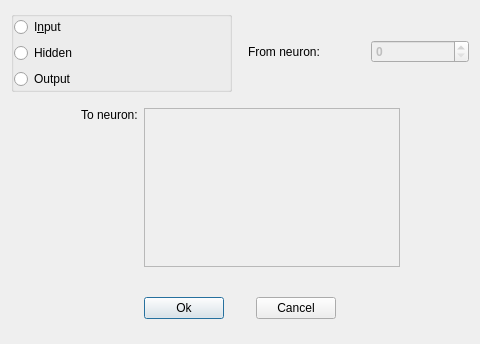
<?xml version="1.0" encoding="UTF-8"?>
<ui version="4.0">
 <class>selectSynapseDialog</class>
 <widget class="QDialog" name="selectSynapseDialog">
  <property name="geometry">
   <rect>
    <x>0</x>
    <y>0</y>
    <width>480</width>
    <height>344</height>
   </rect>
  </property>
  <property name="windowTitle">
   <string>select Synapse</string>
  </property>
  <layout class="QGridLayout">
   <property name="spacing">
    <number>16</number>
   </property>
   <item row="0" column="1">
    <layout class="QHBoxLayout">
     <property name="spacing">
      <number>24</number>
     </property>
     <property name="leftMargin">
      <number>0</number>
     </property>
     <property name="topMargin">
      <number>0</number>
     </property>
     <property name="rightMargin">
      <number>0</number>
     </property>
     <property name="bottomMargin">
      <number>0</number>
     </property>
     <item>
      <widget class="QLabel" name="fromNeuronLabel">
       <property name="text">
        <string>From neuron:</string>
       </property>
       <property name="wordWrap">
        <bool>false</bool>
       </property>
      </widget>
     </item>
     <item>
      <widget class="QSpinBox" name="SpinBoxFrom">
       <property name="enabled">
        <bool>false</bool>
       </property>
       <property name="font">
        <font>
         <weight>75</weight>
         <bold>true</bold>
        </font>
       </property>
       <property name="minimum">
        <number>0</number>
       </property>
       <property name="maximum">
        <number>999</number>
       </property>
       <property name="value">
        <number>0</number>
       </property>
      </widget>
     </item>
    </layout>
   </item>
   <item row="1" column="0" colspan="2">
    <layout class="QHBoxLayout">
     <property name="leftMargin">
      <number>0</number>
     </property>
     <property name="topMargin">
      <number>0</number>
     </property>
     <property name="rightMargin">
      <number>0</number>
     </property>
     <property name="bottomMargin">
      <number>0</number>
     </property>
     <item>
      <spacer name="spacer4">
       <property name="orientation">
        <enum>Qt::Horizontal</enum>
       </property>
       <property name="sizeType">
        <enum>QSizePolicy::Expanding</enum>
       </property>
       <property name="sizeHint" stdset="0">
        <size>
         <width>40</width>
         <height>20</height>
        </size>
       </property>
      </spacer>
     </item>
     <item>
      <layout class="QHBoxLayout">
       <property name="leftMargin">
        <number>0</number>
       </property>
       <property name="topMargin">
        <number>0</number>
       </property>
       <property name="rightMargin">
        <number>0</number>
       </property>
       <property name="bottomMargin">
        <number>0</number>
       </property>
       <item>
        <widget class="QLabel" name="toNeuronLabel">
         <property name="text">
          <string>To neuron:</string>
         </property>
         <property name="alignment">
          <set>Qt::AlignTop</set>
         </property>
         <property name="wordWrap">
          <bool>false</bool>
         </property>
        </widget>
       </item>
       <item>
        <widget class="QListWidget" name="ListBoxTo">
         <property name="enabled">
          <bool>false</bool>
         </property>
        </widget>
       </item>
      </layout>
     </item>
     <item>
      <spacer name="spacer3">
       <property name="orientation">
        <enum>Qt::Horizontal</enum>
       </property>
       <property name="sizeType">
        <enum>QSizePolicy::Expanding</enum>
       </property>
       <property name="sizeHint" stdset="0">
        <size>
         <width>40</width>
         <height>20</height>
        </size>
       </property>
      </spacer>
     </item>
    </layout>
   </item>
   <item row="2" column="0" colspan="2">
    <layout class="QHBoxLayout">
     <property name="spacing">
      <number>32</number>
     </property>
     <property name="leftMargin">
      <number>14</number>
     </property>
     <property name="topMargin">
      <number>14</number>
     </property>
     <property name="rightMargin">
      <number>14</number>
     </property>
     <property name="bottomMargin">
      <number>14</number>
     </property>
     <item>
      <spacer name="spacer1">
       <property name="orientation">
        <enum>Qt::Horizontal</enum>
       </property>
       <property name="sizeType">
        <enum>QSizePolicy::Expanding</enum>
       </property>
       <property name="sizeHint" stdset="0">
        <size>
         <width>40</width>
         <height>20</height>
        </size>
       </property>
      </spacer>
     </item>
     <item>
      <widget class="QPushButton" name="buttonEditNeuronOK">
       <property name="text">
        <string>Ok</string>
       </property>
      </widget>
     </item>
     <item>
      <widget class="QPushButton" name="buttonEditNeuronCancel">
       <property name="text">
        <string>Cancel</string>
       </property>
      </widget>
     </item>
     <item>
      <spacer name="spacer2">
       <property name="orientation">
        <enum>Qt::Horizontal</enum>
       </property>
       <property name="sizeType">
        <enum>QSizePolicy::Expanding</enum>
       </property>
       <property name="sizeHint" stdset="0">
        <size>
         <width>40</width>
         <height>20</height>
        </size>
       </property>
      </spacer>
     </item>
    </layout>
   </item>
   <item row="0" column="0">
    <widget class="QGroupBox" name="groupBoxFrom">
     <layout class="QVBoxLayout">
      <property name="leftMargin">
       <number>0</number>
      </property>
      <property name="topMargin">
       <number>0</number>
      </property>
      <property name="rightMargin">
       <number>0</number>
      </property>
      <property name="bottomMargin">
       <number>0</number>
      </property>
      <item>
       <widget class="QRadioButton" name="radioFromInput">
        <property name="text">
         <string>I&amp;nput</string>
        </property>
       </widget>
      </item>
      <item>
       <widget class="QRadioButton" name="radioFromHidden">
        <property name="text">
         <string>Hidden</string>
        </property>
        <property name="checked">
         <bool>false</bool>
        </property>
       </widget>
      </item>
      <item>
       <widget class="QRadioButton" name="radioFromOutput">
        <property name="text">
         <string>Output</string>
        </property>
       </widget>
      </item>
     </layout>
    </widget>
   </item>
  </layout>
 </widget>
 <layoutdefault spacing="6" margin="11"/>
 <resources/>
 <connections/>
</ui>
